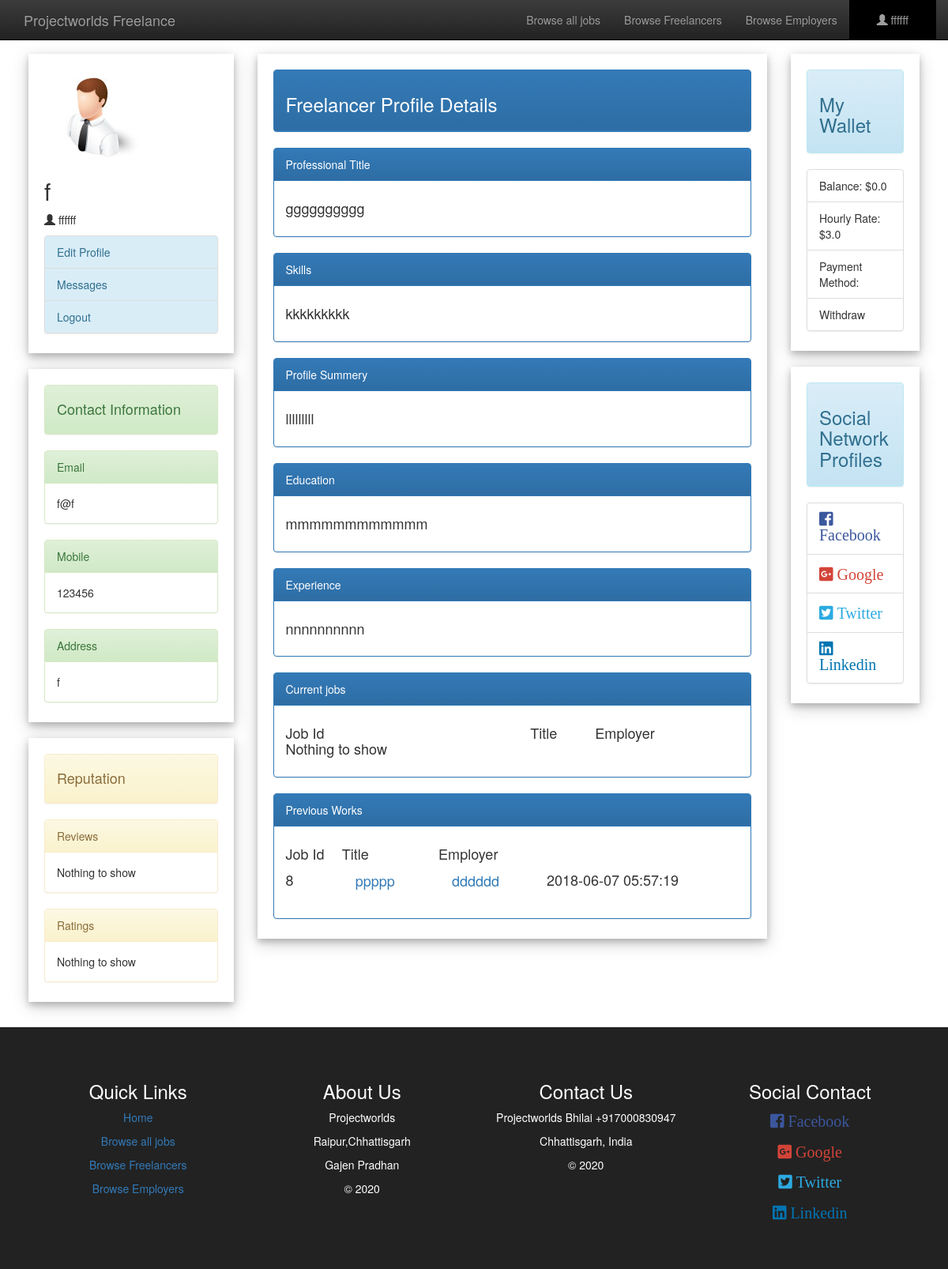
Page /freelancerProfile.php (signed in) on the committed database.
### tables this page shows
CREATE TABLE IF NOT EXISTS `freelancer` (
  `username` varchar(200) NOT NULL,
  `password` varchar(200) NOT NULL,
  `Name` varchar(200) NOT NULL,
  `email` varchar(200) NOT NULL,
  `contact_no` varchar(200) NOT NULL,
  `address` varchar(200) NOT NULL,
  `gender` varchar(200) NOT NULL,
  `birthdate` date NOT NULL,
  `prof_title` varchar(200) NOT NULL,
  `profile_sum` varchar(1000) NOT NULL,
  `education` varchar(200) NOT NULL,
  `experience` varchar(200) NOT NULL,
  `skills` varchar(200) NOT NULL
);

CREATE TABLE IF NOT EXISTS `job_offer` (
`job_id` bigint(20) unsigned NOT NULL,
  `title` varchar(200) NOT NULL,
  `type` varchar(200) NOT NULL,
  `description` varchar(1000) NOT NULL,
  `budget` int(11) NOT NULL,
  `skills` varchar(200) NOT NULL,
  `special_skill` varchar(200) NOT NULL,
  `e_username` varchar(200) NOT NULL,
  `valid` tinyint(1) NOT NULL,
  `timestamp` timestamp NOT NULL DEFAULT CURRENT_TIMESTAMP
);

CREATE TABLE IF NOT EXISTS `selected` (
  `f_username` varchar(200) NOT NULL,
  `job_id` varchar(30) NOT NULL,
  `e_username` varchar(200) NOT NULL,
  `price` int(11) NOT NULL,
  `valid` tinyint(1) NOT NULL
);

### freelancerProfile.php (the view, shortened to what this page needs)
<?php include('server.php');
if(isset($_SESSION["Username"])){
	$username=$_SESSION["Username"];
}
else{
	$username="";
}
$sql = "SELECT * FROM freelancer WHERE username='$username'";
$result = $conn->query($sql);
if ($result->num_rows > 0) {
    while($row = $result->fetch_assoc()) {
		$name=$row["Name"];
		$email=$row["email"];
		$contactNo=$row["contact_no"];
		$address=$row["address"];
		$prof_title=$row["prof_title"];
		$skills=$row["skills"];
		$profile_sum=$row["profile_sum"];
		$education=$row["education"];
		$experience=$row["experience"];
	    }
} else {
    echo "0 results";
}
 ?>
<!DOCTYPE html>
<html>
<head>
	<link rel="stylesheet" type="text/css" href="bootstrap/css/bootstrap.min.css">
	<link rel="stylesheet" type="text/css" href="bootstrap/css/bootstrap-theme.min.css">
	<link rel="stylesheet" type="text/css" href="awesome/css/fontawesome-all.min.css">
</head>
<body>
<nav class="navbar navbar-inverse navbar-fixed-top" id="my-navbar">
	<div class="container">
		<div class="navber-header">
			<a href="index.php" class="navbar-brand">Projectworlds Freelance</a>
		</div>
		<div class="collapse navbar-collapse" id="navbar-collapse">
			<ul class="nav navbar-nav navbar-right">
				<li><a href="allJob.php">Browse all jobs</a></li>
				<li><a href="allFreelancer.php">Browse Freelancers</a></li>
				<li><a href="allEmployer.php">Browse Employers</a></li>
				<li class="dropdown" style="background:#000;padding:0 20px 0 20px;">
			        <a class="dropdown-toggle" data-toggle="dropdown" href="#"><span class="glyphicon glyphicon-user"></span> <?php echo $username; ?>
			        </a>
			    </li>
			</ul>
		</div>
	</div>
</nav>
<div style="padding:1% 3% 1% 3%;">
<div class="row">
	<div class="col-lg-3">
		<div class="card" style="padding:20px 20px 5px 20px;margin-top:20px">
			<img src="image/img04.jpg">
			<h2><?php echo $name; ?></h2>
			<p><span class="glyphicon glyphicon-user"></span> <?php echo $username; ?></p>
			<ul class="list-group">
	          	<a href="editFreelancer.php" class="list-group-item list-group-item-info">Edit Profile</a>
			  	<a href="message.php" class="list-group-item list-group-item-info">Messages</a>
			  	<a href="logout.php" class="list-group-item list-group-item-info">Logout</a>
	        </ul>
	    </div>
		<div class="card" style="padding:20px 20px 5px 20px;margin-top:20px">
			<div class="panel panel-success">
			  <div class="panel-heading"><h4>Contact Information</h4></div>
			</div>
			<div class="panel panel-success">
			  <div class="panel-heading">Email</div>
			  <div class="panel-body"><?php echo $email; ?></div>
			</div>
			<div class="panel panel-success">
			  <div class="panel-heading">Mobile</div>
			  <div class="panel-body"><?php echo $contactNo; ?></div>
			</div>
			<div class="panel panel-success">
			  <div class="panel-heading">Address</div>
			  <div class="panel-body"><?php echo $address; ?></div>
			</div>
		</div>
		<div class="card" style="padding:20px 20px 5px 20px;margin-top:20px">
			<div class="panel panel-warning">
			  <div class="panel-heading"><h4>Reputation</h4></div>
			</div>
			<div class="panel panel-warning">
			  <div class="panel-heading">Reviews</div>
			  <div class="panel-body">Nothing to show</div>
			</div>
			<div class="panel panel-warning">
			  <div class="panel-heading">Ratings</div>
			  <div class="panel-body">Nothing to show</div>
			</div>
		</div>
	</div>
	<div class="col-lg-7">
		<div class="card" style="padding:20px 20px 5px 20px;margin-top:20px">
			<div class="panel panel-primary">
			  <div class="panel-heading"><h3>Freelancer Profile Details</h3></div>
			</div>
			<div class="panel panel-primary">
			  <div class="panel-heading">Professional Title</div>
			  <div class="panel-body"><h4><?php echo $prof_title; ?></h4></div>
			</div>
			<div class="panel panel-primary">
			  <div class="panel-heading">Skills</div>
			  <div class="panel-body"><h4><?php echo $skills; ?></h4></div>
			</div>
			<div class="panel panel-primary">
			  <div class="panel-heading">Profile Summery</div>
			  <div class="panel-body"><h4><?php echo $profile_sum; ?></h4></div>
			</div>
			<div class="panel panel-primary">
			  <div class="panel-heading">Education</div>
			  <div class="panel-body"><h4><?php echo $education; ?></h4></div>
			</div>
			<div class="panel panel-primary">
			  <div class="panel-heading">Experience</div>
			  <div class="panel-body"><h4><?php echo $experience; ?></h4></div>
			</div>
			<div class="panel panel-primary">
			  <div class="panel-heading">Current jobs</div>
			  <div class="panel-body"><h4>
                  <table style="width:100%">
                      <tr>
                          <td>Job Id</td>
                          <td>Title</td>
                          <td>Employer</td>
                      </tr>
                      <?php
                      	$sql = "SELECT * FROM job_offer,selected WHERE job_offer.job_id=selected.job_id AND selected.f_username='$username' AND selected.valid=1 ORDER BY job_offer.timestamp DESC";
						$result = $conn->query($sql);
                      if ($result->num_rows > 0) {
                            while($row = $result->fetch_assoc()) {
                                $job_id=$row["job_id"];
                                $title=$row["title"];
                                $e_username=$row["e_username"];
                                $timestamp=$row["timestamp"];
                                echo '
                                <form action="employerProfile.php" method="post">
                                <input type="hidden" name="jid" value="'.$job_id.'">
                                    <tr>
                                    <td>'.$job_id.'</td>
                                    <td><input type="submit" class="btn btn-link btn-lg" value="'.$title.'"></td>
                                    </form>
                                    <form action="employerProfile.php" method="post">
                                    <input type="hidden" name="e_user" value="'.$e_username.'">
                                    <td><input type="submit" class="btn btn-link btn-lg" value="'.$e_username.'"></td>
                                    <td>'.$timestamp.'</td>
                                    </tr>
                                </form>
                                ';
                                }
                        } else {
                            echo "<tr><td>Nothing to show</td></tr>";
                        }
                       ?>
                  </table>
              </h4></div>
			</div>
			<div class="panel panel-primary">
			  <div class="panel-heading">Previous Works</div>
			  <div class="panel-body"><h4>
                  <table style="width:100%">
                      <tr>
                          <td>Job Id</td>
                          <td>Title</td>
                          <td>Employer</td>
                      </tr>
                      <?php
                      	$sql = "SELECT * FROM job_offer,selected WHERE job_offer.job_id=selected.job_id AND selected.f_username='$username' AND selected.valid=0 ORDER BY job_offer.timestamp DESC";
						$result = $conn->query($sql);
                      if ($result->num_rows > 0) {
                            while($row = $result->fetch_assoc()) {
                                $job_id=$row["job_id"];
                                $title=$row["title"];
                                $e_username=$row["e_username"];
                                $timestamp=$row["timestamp"];
                                echo '
                                <form action="freelancerProfile.php" method="post">
                                <input type="hidden" name="jid" value="'.$job_id.'">
                                    <tr>
                                    <td>'.$job_id.'</td>
                                    <td><input type="submit" class="btn btn-link btn-lg" value="'.$title.'"></td>
                                    </form>
                                    <form action="freelancerProfile.php" method="post">
                                    <input type="hidden" name="e_user" value="'.$e_username.'">
                                    <td><input type="submit" class="btn btn-link btn-lg" value="'.$e_username.'"></td>
                                    <td>'.$timestamp.'</td>
                                    </tr>
                                </form>
                                ';
                                }
                        } else {
                            echo "<tr><td>Nothing to show</td></tr>";
                        }
                       ?>
                  </table>
              </h4></div>
			</div>
		</div>
	</div>
	<div class="col-lg-2">
		<div class="card" style="padding:20px 20px 5px 20px;margin-top:20px">
			<div class="panel panel-info">
			  <div class="panel-heading"><h3>My Wallet</h3></div>
			</div>
			<ul class="list-group">
			  <li class="list-group-item">Balance: $0.0</li>
			  <li class="list-group-item">Hourly Rate: $3.0</li>
			  <li class="list-group-item">Payment Method: </li>
			  <li class="list-group-item">Withdraw</li>
			</ul>
		</div>
		<div class="card" style="padding:20px 20px 5px 20px;margin-top:20px">
			<div class="panel panel-info">
			  <div class="panel-heading"><h3>Social Network Profiles</h3></div>
			</div>
			<ul class="list-group">
			  <li class="list-group-item" style="font-size:20px;color:#3B579D;"><i class="fab fa-facebook-square"> Facebook</i></li>
			  <li class="list-group-item" style="font-size:20px;color:#D34438;"><i class="fab fa-google-plus-square"> Google</i></li>
			  <li class="list-group-item" style="font-size:20px;color:#2CAAE1;"><i class="fab fa-twitter-square"> Twitter</i></li>
			  <li class="list-group-item" style="font-size:20px;color:#0274B3;"><i class="fab fa-linkedin"> Linkedin</i></li>
			</ul>
		</div>
	</div>
</div>
</div>
<div class="text-center" style="padding:4%;background:#222;color:#fff;margin-top:20px;">
	<div class="row">
			<div class="col-lg-3">
			<h3>Quick Links</h3>
			<p><a href="index.php">Home</a></p>
			<p><a href="allJob.php">Browse all jobs</a></p>
			<p><a href="allFreelancer.php">Browse Freelancers</a></p>
			<p><a href="allEmployer.php">Browse Employers</a></p>
		</div>
		<div class="col-lg-3">
			<h3>About Us</h3>
			<p>Projectworlds</p>
			<p>Raipur,Chhattisgarh</p>
			<p>Gajen Pradhan</p>
			<p>&copy 2020</p>
		</div>
		<div class="col-lg-3">
			<h3>Contact Us</h3>
			<p>Projectworlds Bhilai +917000830947</p>
			<p>Chhattisgarh, India</p>
			<p>&copy  2020</p>
		</div>
		<div class="col-lg-3">
			<h3>Social Contact</h3>
			<p style="font-size:20px;color:#3B579D;"><i class="fab fa-facebook-square"> Facebook</i></p>
			<p style="font-size:20px;color:#D34438;"><i class="fab fa-google-plus-square"> Google</i></p>
			<p style="font-size:20px;color:#2CAAE1;"><i class="fab fa-twitter-square"> Twitter</i></p>
			<p style="font-size:20px;color:#0274B3;"><i class="fab fa-linkedin"> Linkedin</i></p>
		</div>
	</div>
</div>
</body>
</html>

### freelancerProfile.php (style rules this page uses)
body { padding-top: 3%;margin: 0; }
.card { box-shadow: 0 4px 8px 0 rgba(0, 0, 0, 0.2), 0 6px 20px 0 rgba(0, 0, 0, 0.19); background:#fff }

### rows in the picture
freelancer: Name "f", email "f@f", contact_no "123456", address "f", prof_title "gggggggggg", skills "kkkkkkkkk", profile_sum "lllllllll", education "mmmmmmmmmmmm", experience "nnnnnnnnnn"
job_offer: selected.job_id "8", title "ppppp", e_username "dddddd", timestamp "2018-06-07 05:57:19"

### other values in the picture
$username "ffffff"
